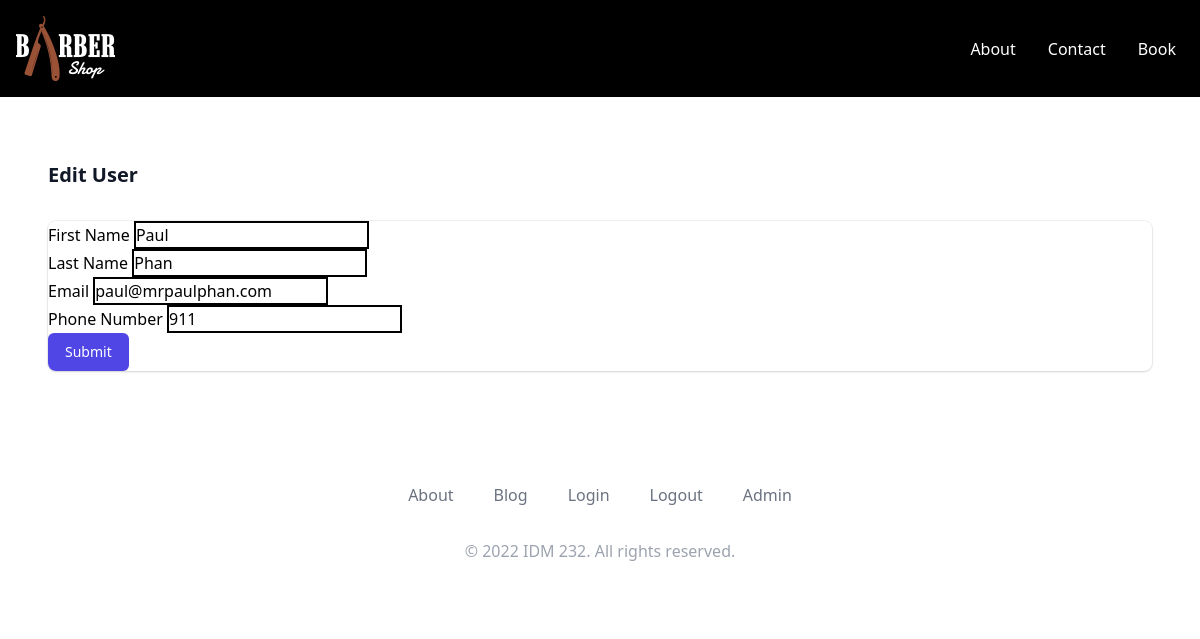
/admin/users/edit.php?id=10, run on the app's committed database.
### tables this page shows
CREATE TABLE `users` (
  `id` int(11) NOT NULL,
  `first_name` varchar(255) NOT NULL,
  `last_name` varchar(255) NOT NULL,
  `password` varchar(250) NOT NULL,
  `phone` varchar(250) NOT NULL,
  `email` varchar(250) NOT NULL
);

### .env.local.php (called while the page is built)
<?php
$APP_CONFIG = [
    'environment' => 'development',
    'site_name' => 'Jawn Clips',
    'site_url' => 'http://localhost:8888/final',
    'database_host' => 'localhost',
    'database_user' => 'root',
    'database_pass' => 'root',
    'database_name' => 'local_idm232_01',
];

### _includes/helper-functions.php (called while the page is built, shortened)
<?php
function site_url()
{
    global $APP_CONFIG;
    return $APP_CONFIG['site_url'];
}

### admin/users/edit.php (the view, shortened to what this page needs)
<?php
include_once __DIR__ . '/../../app.php';
include_once __DIR__ . '/../../_components/header.php';
?>
<?php
$query = "SELECT * FROM users WHERE id = {$_GET['id']}";
$result = mysqli_query($db_connection, $query);
if ($result->num_rows > 0) {
    $user = mysqli_fetch_assoc($result);
} else {
    $error_message = 'User does not exist';
}
?>
<div class="mx-auto my-16 max-w-7xl px-4">
  <div class="px-4 sm:px-6 lg:px-8">
    <div class="sm:flex sm:items-center">
      <div class="sm:flex-auto">
        <h1 class="text-xl font-semibold text-gray-900">Edit User</h1>
      </div>
    </div>
    <div class="mt-8 flex flex-col">
      <div class="-my-2 -mx-4 overflow-x-auto sm:-mx-6 lg:-mx-8">
        <div class="inline-block min-w-full py-2 align-middle md:px-6 lg:px-8">
          <div class="overflow-hidden shadow ring-1 ring-black ring-opacity-5 md:rounded-lg">
            <form action="<?php echo site_url(); ?>/_includes/process-edit-users.php" method="POST">
              <div class="block">
                <label for="">First Name</label>
                <input class="border-black border-2" type="text" name="first_name"
                  value="<?php echo $user['first_name']?>">
              </div>
              <div class="block">
                <label for="">Last Name</label>
                <input class="border-black border-2" type="text" name="last_name"
                  value="<?php echo $user['last_name']?>">
              </div>
              <div class=" block">
                <label for="">Email</label>
                <input class="border-black border-2" type="email" name="email" value="<?php echo $user['email']?>">
              </div>
              <div class=" block">
                <label for="">Phone Number</label>
                <input class="border-black border-2" type="text" name="phone" value="<?php echo $user['phone']?>">
              </div>
              <input class=" nline-flex items-center justify-center rounded-md border border-transparent bg-indigo-600 px-4
                  py-2 text-sm font-medium text-white shadow-sm hover:bg-indigo-700 focus:outline-none focus:ring-2
                  focus:ring-indigo-500 focus:ring-offset-2 sm:w-auto" type="submit" value="Submit">
            </form>
          </div>
        </div>
      </div>
    </div>
  </div>
</div>
<?php include_once __DIR__ . '/../../_components/footer.php';

### data on the page
users: first_name "Paul", last_name "Phan", email "paul@mrpaulphan.com", phone "911"

### other printed values
$nav_item['title'] "About"
$nav_item['title'] "Contact"
$nav_item['title'] "Book"
